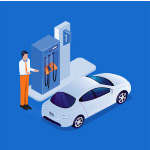
#> input picture NguyenNhuMinh20810310299/images/cayxang.jpg, 150 x 150 px, found by its file name
$ python bktra2.py
#> lines starting #> are read from the running program, lines starting #| are printed output that depends on the picture
import cv2
import numpy as np
import matplotlib.pyplot as plt
img = cv2.imread('images\\cayxang.jpg')
#> img is the input picture: shape (150, 150, 3); mean B, G, R 200.4, 122.1, 58.1
img_rs= cv2.resize(img,[640,480])
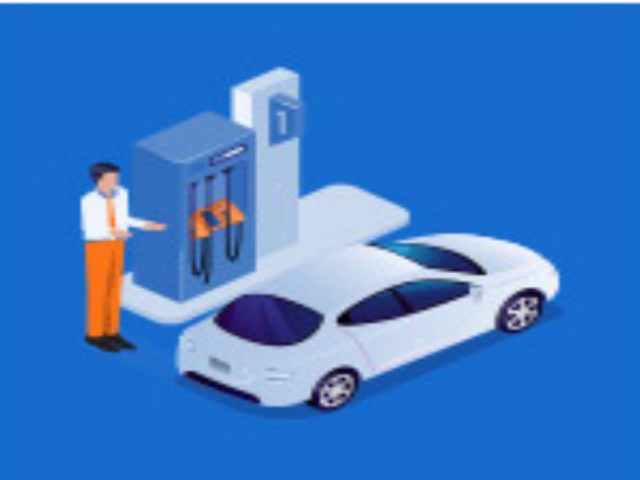
#> img_rs: shape (480, 640, 3); mean B, G, R 200.3, 122, 58.1
cv2.imshow('anh goc',img_rs)
imghsv = cv2.cvtColor(img_rs, cv2.COLOR_BGR2HSV)
#> imghsv: shape (480, 640, 3); mean H, S, V 105.5, 187.8, 203
h, s, v = cv2.split(imghsv)
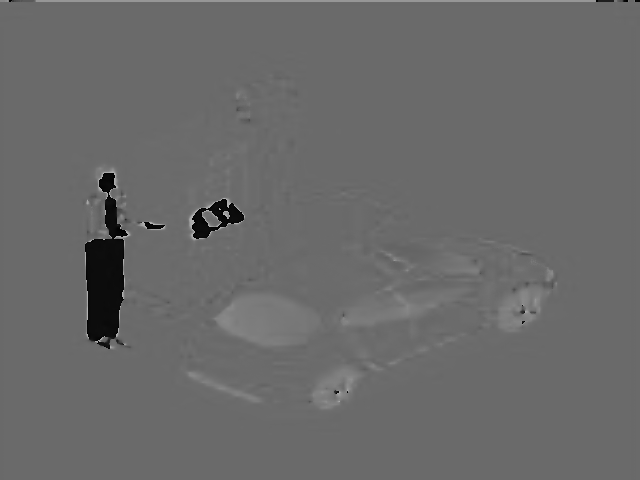
#> h: shape (480, 640); min 0, max 179, mean 105.5
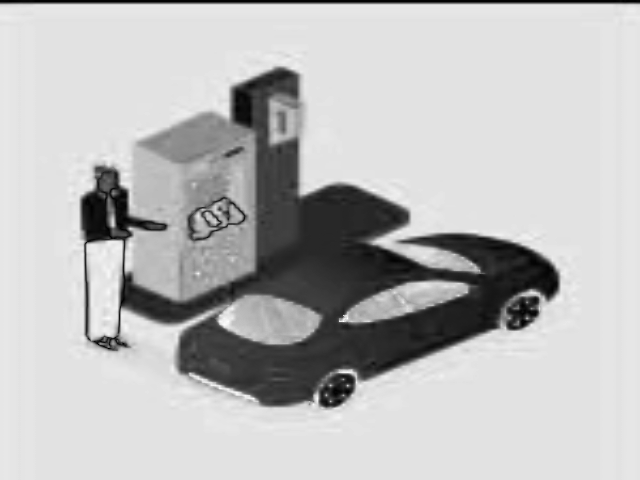
#> s: shape (480, 640); min 0, max 255, mean 187.8
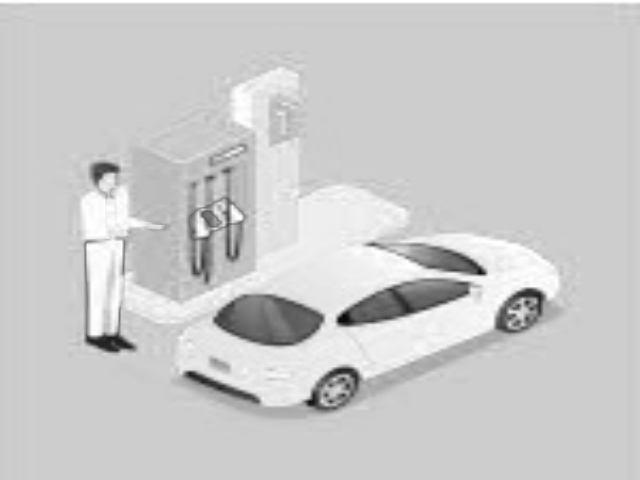
#> v: shape (480, 640); min 5, max 255, mean 203
hist1 = cv2.calcHist([h],[0],None,[256],[0,256])
#> hist1 = 256 values, max 211718 at index 106, min 0 at index 29, mean 1200
plt.plot(hist1, color ="r")
hist2 = cv2.calcHist([s], [0], None, [256], [0, 256])
#> hist2 = 256 values, max 136944 at index 226, min 0 at index 253, mean 1200
plt.plot(hist2, color = 'b')
hist3 = cv2.calcHist([v], [0], None, [256], [0, 256])
#> hist3 = 256 values, max 154706 at index 205, min 0 at index 0, mean 1200
plt.plot(hist3, color = 'g')
plt.show()
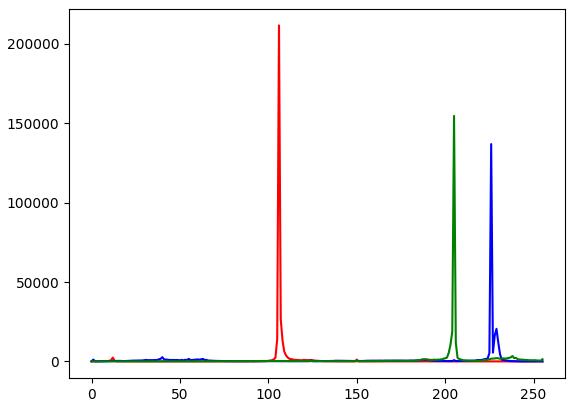
#> figure drawn by matplotlib, 1 panel; curve peaks at x = 106, y = 211718; curve peaks at x = 226, y = 136944; curve peaks at x = 205, y = 154706
s_equa = cv2.equalizeHist(s)
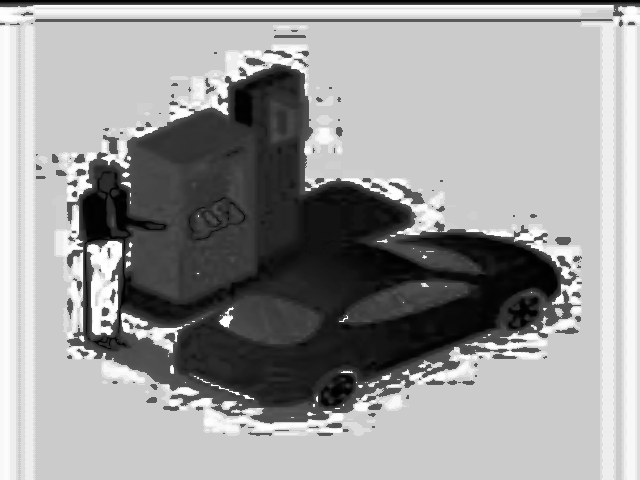
#> s_equa: shape (480, 640); min 0, max 255, mean 154.3
cv2.imshow('anh s can bang', s_equa)
cv2.waitKey(0)
cv2.destroyAllWindows()
